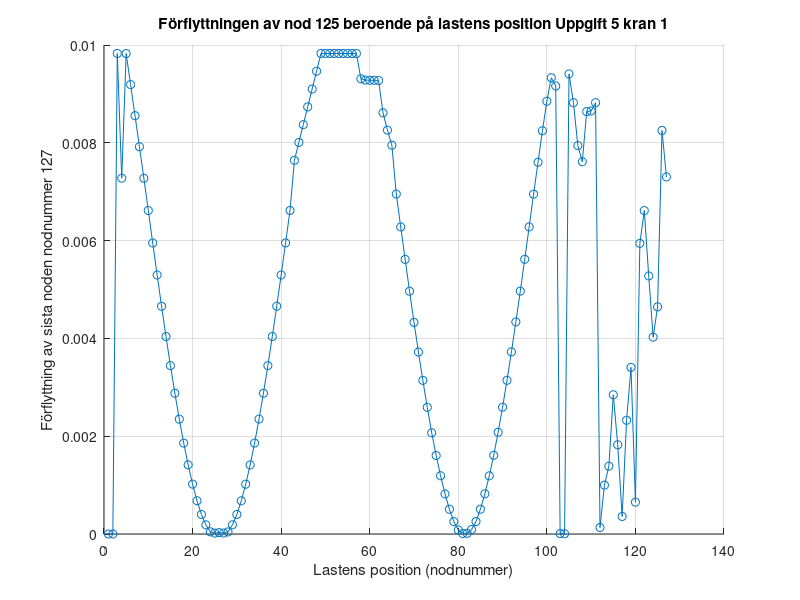

Reproduce this figure in MATLAB.
% --- Lägg till sökvägen --------------------------------
addpath('Matlab/Matlab/labb1-LinjarAlgebra-fackverk')
% --- Rensa upp -----------------------------------------
clear;      % Tar bort alla gamla variabler
clc;        % Rensar kommandofönstret
close all   % Stänger alla figurer

load('kran1.mat')
whos


% skapa en vertikal last
% Låt lasten flytta sig från från nod 126 till nod 250 och se förflyttningen
avstand = [0,0];
for i = 126:250
    b = zeros(250,1);
    b(i) = -10; % applicera en last på -10 N i y-led på nod i
    z = A\b;
    % --- Förskjutningar och ny geometri -------------------------
    xdelta = zeros(127,1); ydelta = zeros(127,1);   % Skapar en nollmatris för Δx och Δy
    xdelta(3:127) = z(1:(127-2));              % Δx för fria noder
    ydelta(3:127) = z((127-2)+1:end);  
    xnodAfore = xnod(end); % xKoordinater för nod A före deformation
    ynodAfore = ynod(end); % yKoordinater för nod A före deformation        
    % Nya koordinater efter deformation
    xdef = xnod + xdelta;
    ydef = ynod + ydelta;
    xnodAefter = xdef(end); % xKoordinater för nod A efter deformation
    ynodAefter = ydef(end); % yKoordinater för nod A efter deformation
    forskjutningxA = xnodAefter - xnodAfore;
    forskjutningyA = ynodAefter - ynodAfore;
    avstand = [avstand, sqrt(forskjutningxA^2 + forskjutningyA^2)];
end
array = 1:127;
avstand;
% Plotta förflyttningen av nod 125 beroende på lastens position
figure; grid on; hold on;
title("Förflyttningen av nod 125 beroende på lastens position Uppgift 5 kran 1")
plot(array, avstand, '-o');
xlabel('Lastens position (nodnummer)');
ylabel('Förflyttning av sista noden nodnummer 127');

[max, nodMax] = max(avstand(3:end));
[min, nodMin] = min(avstand(3:end));
fprintf('Max förflyttning = %.5f vid nod %d\n', max, array(nodMax));
fprintf('Min förflyttning = %.5f vid nod %d\n', min, array(nodMin));

% Max förflyttning = 0.00983 vid nod 1
% Min förflyttning = 0.00001 vid nod 102